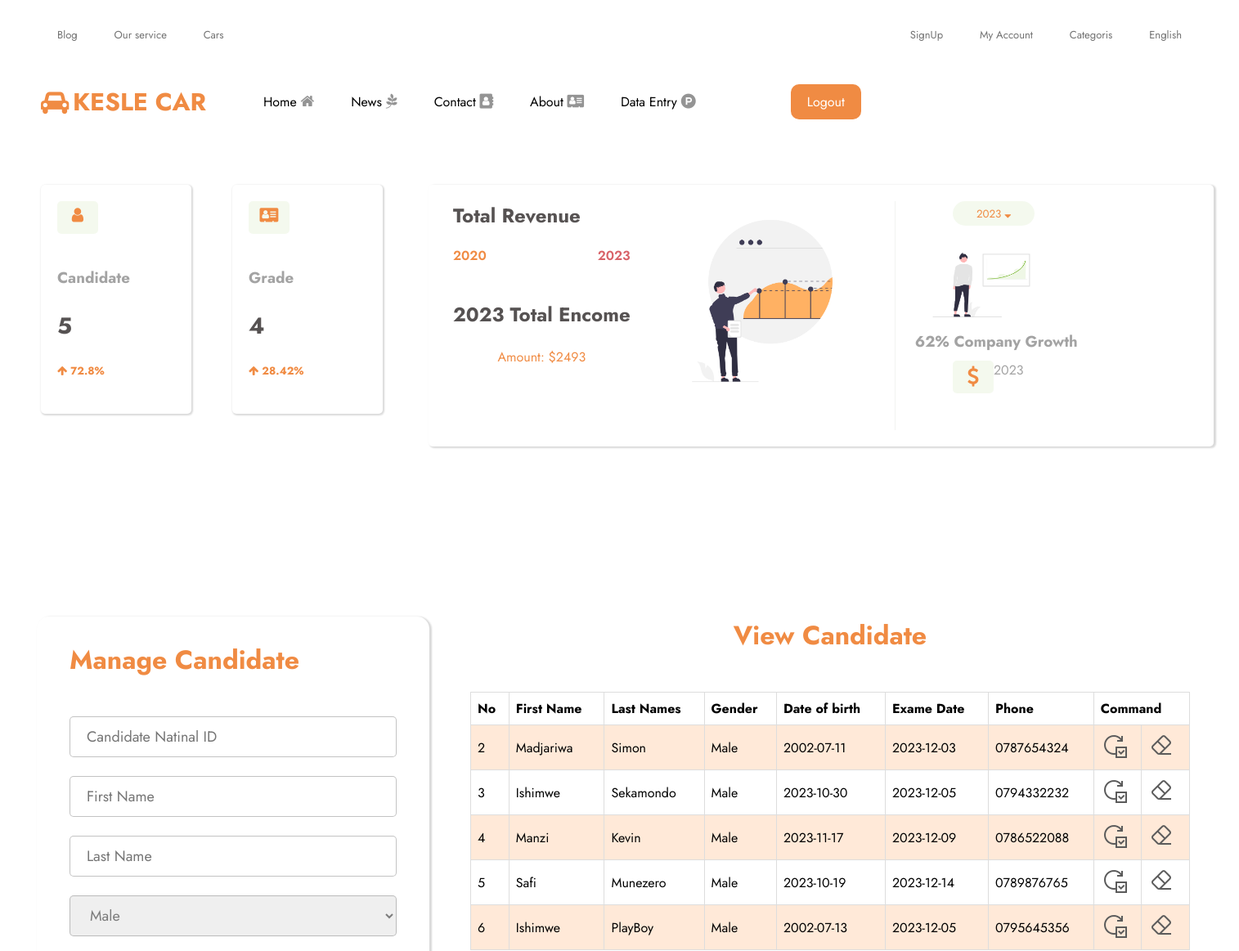
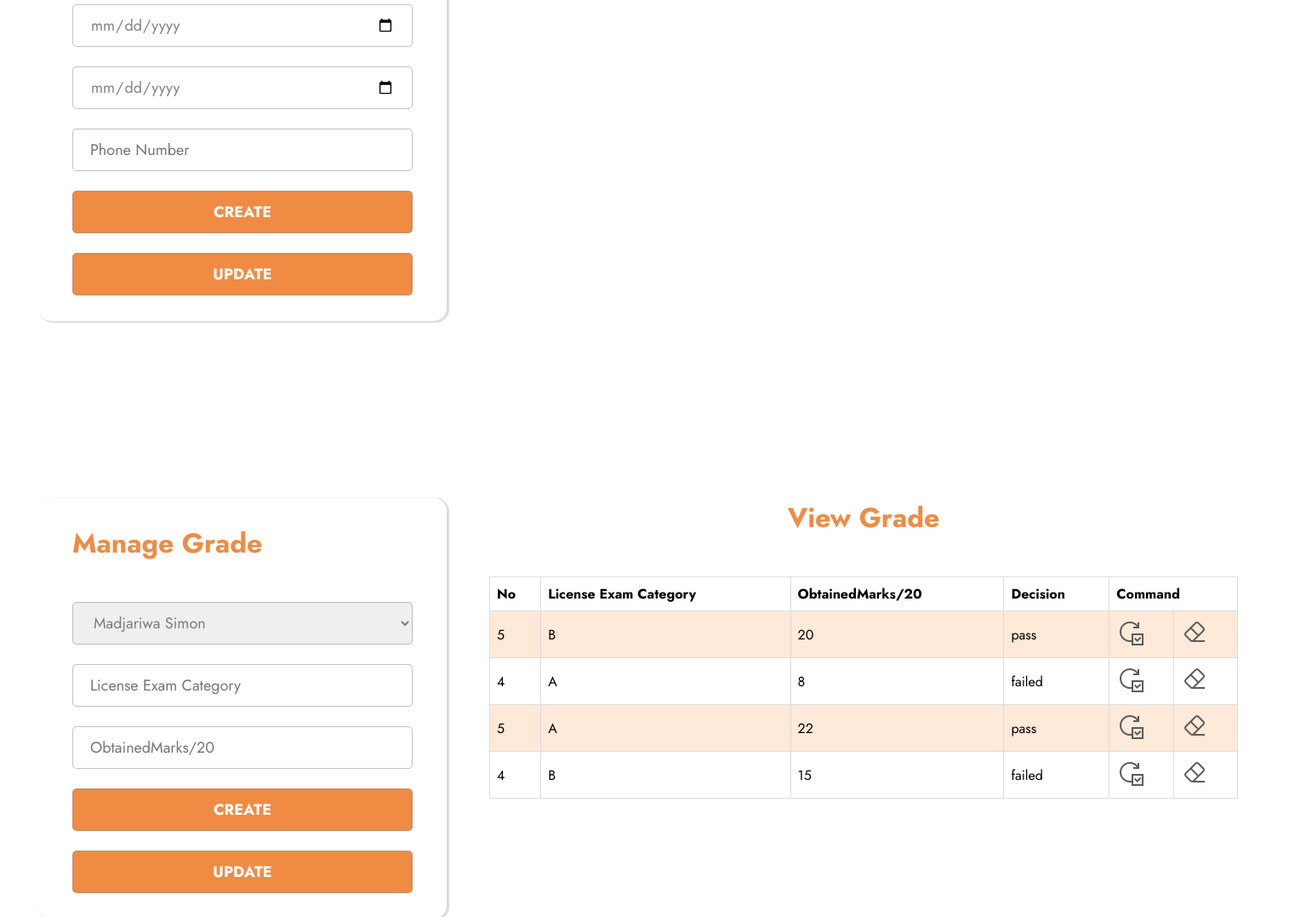
The page /Data.php on the database its author committed (2 pictures, top to bottom).
### tables this page shows
CREATE TABLE `candidate` (
  `CandidateNationalId` int(100) NOT NULL,
  `FirstName` varchar(100) NOT NULL,
  `LastName` varchar(100) NOT NULL,
  `Gender` varchar(100) NOT NULL,
  `DOB` date NOT NULL,
  `ExameDate` date DEFAULT NULL,
  `PhoneNumber` varchar(100) DEFAULT NULL
);

CREATE TABLE `grade` (
  `CandidateNationalId` int(100) DEFAULT NULL,
  `LicenseExamCategory` varchar(100) NOT NULL,
  `ObtainedMarks_20` varchar(200) DEFAULT NULL,
  `Decision` varchar(500) DEFAULT NULL
);

### Data.php (the view, shortened to what this page needs)
<?php
    include('update.php');
?>
<!DOCTYPE html>
<html lang="en">
<head>
    <link rel="stylesheet" href="./font-awesome-4.7.0/css/font-awesome.min.css">
    <link rel="stylesheet" href="style.css">
</head>
<body>
    <div class="container">
        <div class="top-nav">
            <div class="top-link">
                <div class="right">
                   <ul>
                    <li>
                        <a href="#">Blog</i></a>
                        <a href="#">Our service</a>
                        <a href="#">Cars</a>
                    </li>
                   </ul>
                </div>
                <div class="left">
                    <ul>
                        <li>
                            <a href="Register.php">SignUp</i></a>
                            <a href="#">My Account</a>
                            <a href="#">Categoris</a>
                            <a href="#">English</a>
                        </li>
                    </ul>
                </div>
            </div>
            <div class="link">
                <div class="logo-link">
                    <i class="fa fa-car"></i> &nbsp;
                    <h1> KESLE CAR</h1>
                </div>
                <div class="web-link">
                    <div class="webs">
                        <ul>
                            <li class="links">
                                <a href="index.php">Home <i class="fa fa-home"></i></a>
                                <a href="#">News <i class="fa fa-pagelines"></i></a>
                                <a href="#">Contact <i class="fa fa-address-book"></i></a>
                                <a href="#">About <i class="fa fa-address-card"></i></a>
                                <a href="Data.php">Data Entry <i class="fa fa-product-hunt"></i></a>
                            </li>
                           </ul>
                    </div>
                    <div class="logout">
                        <a href="Login.php">Logout</a><i class="fa fa-door"></i>
                    </div>
                </div>
            </div>
        </div>
        <main>
          <div class="main">
            <div class="small-box">
                <div class="box1">
                   <div class="box1-icon">
                    <i class="fa fa-user profite"></i>
                   </div>
                   <div class="box1-text">
                    <h3>Candidate</h3><br>
                    <h2><?php $select = mysqli_query($connect, "SELECT * FROM `candidate`"); echo mysqli_num_rows($select);?></h2><br>
                    <h5><i class="fa fa-arrow-up"></i> 72.8%</h5>
                   </div>
                </div>
                <div class="box2">
                    <div class="box1-icon">
                        <i class="fa fa-address-card profite"></i>
                       </div>
                       <div class="box1-text">
                        <h3>Grade</h3><br>
                        <h2><?php $select = mysqli_query($connect, "SELECT * FROM `grade`"); echo mysqli_num_rows($select);?></h2><br>
                        <h5><i class="fa fa-arrow-up"></i> 28.42%</h5>
                       </div>
                </div>
                <div class="big-box">
            <div class="text-big-box">
               <div class="text">
                <h2>Total Revenue</h2>
                <div class="text-number">
                   <p style="color: rgb(240, 139, 67);">2020</p>
                    <p style="color: #d86268;">2023</p>
                </div><br>
                <h2>2023 Total Encome</h2><br>
                <center><p style="color: rgb(240, 139, 67);">Amount: $2493</p></center>
               </div>
               <div class="big-box-img">
                <img src="image/undraw_Revenue_re_2bmg.png" alt="image">
               </div>
            </div>
            <div class="big-box-right">
                <button style="color:rgb(240, 139, 67);">2023 <i class="fa fa-sort-down" style="color:rgb(240, 139, 67);"></i></button><br><br>
                <img src="image/undraw_Growth_curve_re_t5s7.png" alt="image">
                <h3>62% Company Growth</h3>
                <div class="last-icon">
                    <i class="fa fa-dollar icon" style="color:rgb(240, 139, 67);"></i>
                    <p>2023</p>
                </div>
            </div>
        </div>
            </div>
          </div>
          <div class="candidate">
            <div class="condidate-form">
                <form action="Data.php" method="POST">
                    <h1 style="color: rgb(240, 139, 67);">Manage Candidate</h1><br><br>
                    <input type="text" placeholder="Candidate Natinal ID" name="CandidateNationalId" value="<?php echo $CAND_ID;?>"><br><br>
                    <input type="text" placeholder="First Name" name="FirstName" value="<?php echo $FNAME;?>"><br><br>
                    <input type="text" placeholder="Last Name" name="LastName" value="<?php echo $LNAME;?>"><br><br>
                    <select class="input" name="Gender" value="<?php echo $GENDER;?>">
                        <option>Male</option>
                    </select><br><br>
                    <input type="date" placeholder="Date of birth" name="DOB" value="<?php echo $DOB;?>"><br><br>
                    <input type="date" placeholder="Exame Date" name="ExameDate" value="<?php echo $EXDATE;?>"><br><br>
                    <input type="number" placeholder="Phone Number" name="PhoneNumber" value="<?php echo $PHONE;?>"><br><br>
                    <input style="color:white;" class="btn" type="submit" value="CREATE" name="create" ><br><br>
                    <input style="color:white;" class="btn" type="submit" value="UPDATE" name="update">
                </form>
            </div>
            <div class="condidate-view">
                <div class="table">
                    <center style="color: rgb(240, 139, 67);"><h1>View Candidate</h1><br><br></center>
                    <table>
                        <tr>
                            <th>No</th>
                            <th>First Name</th>
                            <th>Last Names</th>
                            <th>Gender</th>
                            <th>Date of birth</th>
                            <th>Exame Date</th>
                            <th>Phone</th>
                            <th colspan="2">Command</th>
                        </tr>
                        <?php
                    $select = "SELECT * FROM `candidate`";
                    $runselect = mysqli_query($connect,$select);
                    while($row = mysqli_fetch_array($runselect)){
                        $CAND_ID = $row['CandidateNationalId'];
                        $FNAME = $row['FirstName'];
                        $LNAME = $row['LastName'];
                        $GENDER = $row['Gender'];
                        $DOB = $row['DOB'];
                        $EXDATE = $row['ExameDate'];
                        $PHONE = $row['PhoneNumber'];
                    ?>
                    <tr>
                        <td><?php echo $CAND_ID;?></td>
                        <td><?php echo $FNAME;?></td>
                        <td><?php echo $LNAME;?></td>
                        <td><?php echo $GENDER;?></td>
                        <td><?php echo $DOB;?></td>
                        <td><?php echo $EXDATE;?></td>
                        <td><?php echo $PHONE;?></td>
                        <td><a href="Data.php? id=<?php echo $CAND_ID;?>"><img src="image/update.png" alt="image"></a></td>
                        <td><a href="Data.php? deleteid=<?php echo $CAND_ID;?>"><img src="image/delete.png" alt="image"></a></td>
                    </tr>
                    <?php
                    }
                    ?>
                    </table>
                </div>
            </div>
          </div>
          <div class="candidate">
            <div class="condidate-form">
                <form action="Data.php" method="POST">
                    <h1 style="color: rgb(240, 139, 67);">Manage Grade</h1><br><br>
            <select  class="input" name="CandidateNationalId" id="" value="<?php echo $CAND_ID;?>" required>
                <?php
                $select_code = mysqli_query($connect, "SELECT * FROM `candidate`");
                foreach($select_code as $data){
                    ?>
                        <option  name="CandidateNationalId" value="<?=$data['CandidateNationalId']?>"><?=$data['FirstName']?> <?=$data['LastName']?></option>
                    <?php
                }
                ?>
            </select><br><br>
                    <input type="text" placeholder="License Exam Category" name="LicenseExamCategory" value="<?php echo $LICENSE;?>"><br><br>
                    <input type="number" placeholder="ObtainedMarks/20" name="ObtainedMarks_20" value="<?php echo $MARKS;?>"><br><br>
                    <input style="color:white;" class="btn" type="submit" value="CREATE" name="Grade"><br><br>
                    <input style="color:white;" class="btn" type="submit" value="UPDATE" name="update">
                </form>
            </div>
            <div class="condidate-view">
                <div class="table">
                <center style="color: rgb(240, 139, 67);"><h1>View Grade</h1><br><br></center>
                    <table>
                        <tr>
                            <th>No</th>
                            <th>License Exam Category</th>
                            <th>ObtainedMarks/20</th>
                            <th>Decision</th>
                            <th colspan="2">Command</th>
                        </tr>
                        <?php
                    $select = "SELECT * FROM `grade`";
                    $runselect = mysqli_query($connect,$select);
                    while($row = mysqli_fetch_array($runselect)){
                        $CAND_ID = $row['CandidateNationalId'];
                        $LICENSE = $row['LicenseExamCategory'];
                        $MARKS = $row['ObtainedMarks_20'];
                        $DECISION = $row['Decision'];
                    ?>
                    <tr>
                        <td><?php echo $CAND_ID;?></td>
                        <td><?php echo $LICENSE;?></td>
                        <td><?php echo $MARKS;?></td>
                        <td><?php echo $DECISION;?></td>
                        <td><a href="Data.php? id=<?php echo $CAND_ID;?>"><img src="image/update.png" alt="image"></a></td>
                        <td><a href="Data.php? deleteid2=<?php echo $CAND_ID;?>"><img src="image/delete.png" alt="image"></a></td>
                    </tr>
                    <?php
                    }
                    ?>
                    </table>
                </div>
            </div>
          </div>
        </main>
    </div>
</body>
</html>

### style.css (style rules this page uses)
* { margin: 0; padding: 0; box-sizing: border-box; font-family: "Jost", sans-serif; list-style-type: none; }
.top-nav { align-items: center; justify-content: flex-start; padding: 30px 40px; }
.top-link { display: flex; justify-content: space-between; }
ul li a { padding: 20px; text-decoration: none; color: rgba(0, 0, 0, 0.555); font-size: 13px; }
.link { display: flex; align-items: center; padding: 50px 20px; width: 100%; }
.logo-link { display: flex; justify-content: flex-start; align-items: center; text-align: center; cursor: pointer; }
.logo-link i { font-size: 30px; color: rgb(240, 139, 67); object-fit: cover; }
.logo-link h1 { color: rgb(240, 139, 67); font-size: 30px; text-align: center; }
.web-link { display: flex; padding: 0 50px; }
.links a { font-size: 16px; color: black; }
.links i { font-size: 18px; color: rgba(0, 0, 0, 0.418); }
.logout a { text-align: center; text-decoration: none; margin-left: 12vh; background-color: rgb(240, 139, 67); padding: 10px 20px; color: white; border-radius: 10px; margin-top: -10px; }
.main { display: flex; }
.small-box { display: flex; position: relative; }
.box1 { width: 23vh; height: 35vh; box-shadow: 1px 1px 2px 1px rgba(0,0,0,0.15); border-radius: 5px; margin-left: 100px; }
.box2 { width: 23vh; height: 35vh; box-shadow: 1px 1px 2px 1px rgba(0,0,0,0.15); border-radius: 5px; margin-left: 50px; }
.box1-icon { display: flex; justify-content: space-between; padding: 20px; font-size: 20px; }
.box1-icon .profite { text-align: center; align-items: center; padding: 7px; color: rgb(240, 139, 67); background: #5ca90411; width: 50px; height: 40px; border-radius: 5px; }
.box1-text { padding: 20px; }
.box1-text h3 { color: rgba(148, 148, 148, 0.863) }
.box1-text h2 { color: rgba(41, 35, 35, 0.788); font-size: 28px; padding: 2px 0; }
.box1-text h5 { color: rgb(240, 139, 67); }
.candidate { display: flex; padding: 70px 100px; }
.condidate-form { width: 65vh; height: auto; padding: 30px 40px; border-radius: 15px; box-shadow: 2px 1px 2px 1px rgba(0,0,0,0.15); }
.condidate-form input { width: 50vh; height: 50px; padding: 0 20px; font-size: 18px; color: rgba(32, 32, 32, 0.555); border-radius: 5px; border: 1px solid rgba(148, 148, 148, 0.555); outline: none; }
.input { width: 20vh; height: 20px; padding: 0 20px; font-size: 18px; color: rgba(32, 32, 32, 0.555); border-radius: 5px; border: 1px solid rgba(148, 148, 148, 0.555); outline: none; }
.btn { width: 50vh; height: 40px; background-color: rgb(240, 139, 67); outline: none; border: none; color: rgb(255, 255, 255); font-size: 18px; font-weight: bold; border-radius: 5px; cursor: pointer; }
.condidate-view { padding: 0 50px; }
table { font-family: arial, sans-serif; border-collapse: collapse; width: 60%; height: 52%; overflow-y: scroll; }
td,th { border: 1px solid #dddddd; text-align: left; padding: 8px; }
tr { border-bottom: 1px solid #ddd; }
tr:nth-child(even) { background-color: rgba(255, 203, 165, 0.432); }

### rows shown on the page
candidate: CandidateNationalId "2", FirstName "Madjariwa", LastName "Simon", Gender "Male", DOB "2002-07-11", ExameDate "2023-12-03", PhoneNumber "0787654324"
candidate: CandidateNationalId "3", FirstName "Ishimwe", LastName "Sekamondo", Gender "Male", DOB "2023-10-30", ExameDate "2023-12-05", PhoneNumber "0794332232"
candidate: CandidateNationalId "4", FirstName "Manzi", LastName "Kevin", Gender "Male", DOB "2023-11-17", ExameDate "2023-12-09", PhoneNumber "0786522088"
candidate: CandidateNationalId "5", FirstName "Safi", LastName "Munezero", Gender "Male", DOB "2023-10-19", ExameDate "2023-12-14", PhoneNumber "0789876765"
candidate: CandidateNationalId "6", FirstName "Ishimwe", LastName "PlayBoy", Gender "Male", DOB "2002-07-13", ExameDate "2023-12-05", PhoneNumber "0795645356"
grade: CandidateNationalId "5", LicenseExamCategory "B", ObtainedMarks_20 "20", Decision "pass"
grade: CandidateNationalId "4", LicenseExamCategory "A", ObtainedMarks_20 "8", Decision "failed"
grade: CandidateNationalId "5", LicenseExamCategory "A", ObtainedMarks_20 "22", Decision "pass"
grade: CandidateNationalId "4", LicenseExamCategory "B", ObtainedMarks_20 "15", Decision "failed"

### other values the page prints
mysqli_num_rows($select) "5"
mysqli_num_rows($select) "4"
form field CandidateNationalId "Madjariwa Simon"
